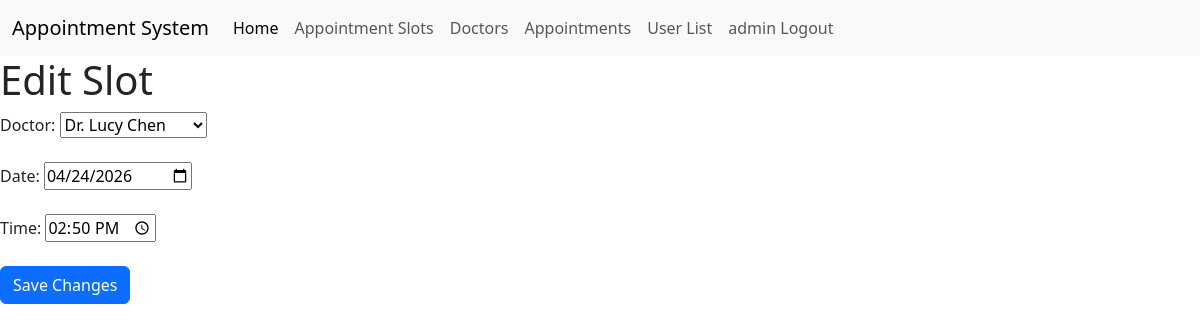
Page /edit_slot/1/ (signed in) on the committed database.
### appointments/models.py (models this page shows, shortened)
class AppointmentSlot(models.Model):
    doctor = models.ForeignKey(Doctor, on_delete=models.CASCADE)
    date = models.DateField()
    time = models.TimeField()

class Doctor(models.Model):
    name = models.CharField(max_length=100)
    speciality = models.CharField(max_length=100)

### appointments/views.py (the view)
# urls.py: path('edit_slot/<int:slot_id>/', edit_slot, name='edit_slot'),
def edit_slot(request, slot_id):
    if not request.user.is_staff:
        return redirect('index')
    slot = AppointmentSlot.objects.get(id=slot_id)
    if request.method == 'POST':
        slot.doctor = Doctor.objects.get(id=request.POST['doctor_id'])
        slot.date = request.POST['date']
        slot.time = request.POST['time']
        slot.save()
        return redirect('slot_list')
    return render(request, 'appointments/edit_slot.html', {'slot': slot, 'doctors': Doctor.objects.all()})

### templates/appointments/edit_slot.html (shortened to what this page needs)
{% extends 'base.html' %}
{% block content %}
    <h1>Edit Slot</h1>
    <form method="post">
        <label>Doctor:</label>
        <select name="doctor_id">
            {% for doctor in doctors %}
                <option value="{{ doctor.id }}"
                        {% if doctor.id == slot.doctor.id %}
                        selected{% endif %}>{{ doctor.name }}
                </option>
            {% endfor %}
        </select>
        <br><br>
        <label>Date:</label>
        <input type="date" name="date" value="{{ slot.date|date:'Y-m-d' }}">
        <br><br>
        <label>Time:</label>
        <input type="time" name="time" value="{{ slot.time|time:'H:i' }}">
        <br><br>
        <button type="submit" class="btn btn-primary">Save Changes</button>
    </form>
{% endblock %}

### templates/base.html (shortened to what this page needs)
{% load static %}
<!DOCTYPE html>
<html lang="en">
<head>
    <link href="https://cdn.jsdelivr.net/npm/bootstrap@5.3.8/dist/css/bootstrap.min.css" rel="stylesheet">
</head>
<body>
<nav class="navbar navbar-expand-lg bg-body-tertiary">
    <div class="container-fluid">
        <a class="navbar-brand" href="#">Appointment System</a>
        <div class="collapse navbar-collapse" id="navbarSupportedContent">
            <ul class="navbar-nav me-auto mb-2 mb-lg-0">
                <li class="nav-item">
                    <a class="nav-link active" aria-current="page" href="{% url 'index' %}">Home</a>
                </li>
                <li class="nav-item">
                    <a class="nav-link"
                       href="{% url 'slot_list' %}">
                        Appointment Slots
                    </a>
                </li>
                <li class="nav-item">
                    <a class="nav-link"
                       href="{% url 'doctor_list' %}">
                        Doctors
                    </a>
                </li>
                {% if not user.is_authenticated %}
                <li class="nav-item">
                    <a class="nav-link"
                       href="{% url 'register' %}">
                        Register
                    </a>
                </li>
                <li class="nav-item">
                    <a class="nav-link"
                       href="{% url 'login' %}">
                        Login
                    </a>
                </li>
                {% else %}
                <li class="nav-item">
                    <a class="nav-link"
                       href="{% url 'my_appointments' %}">
                        {% if user.is_staff %}
                            Appointments
                        {% else %}
                            My Appointments
                        {% endif %}
                    </a>
                </li>
                {% if user.is_staff %}
                    <li class="nav-item">
                    <a class="nav-link"
                       href="{% url 'user_list' %}">
                        User List
                    </a>
                </li>
                {% endif %}
                <li class="nav-item">
                    <form method="post" action="{% url 'logout' %}">
                        <button type="submit" class="nav-link">{{ user.username }} Logout</button>
                    </form>
                </li>
                {% endif %}
            </ul>
        </div>
    </div>
</nav>
{% block content %}
{% endblock %}
</body>
</html>

### rows in the picture
AppointmentSlot: doctor_id "Dr. Lucy Chen", date "04/24/2026", time "14:50"

### other values in the picture
{{ user.username }} "admin"
